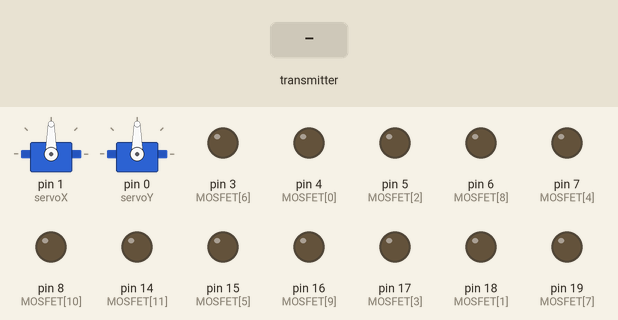
A sketch run on a simulated Arduino Uno, built with avr-gcc and run on an emulated ATmega328P. Parts: 2 × servo, output pins drawn as LEDs (lit = HIGH). Inputs (shaded band) come from the test bench. No radio packets arrive unless stated.

Above: at 1.2 s.
1.3 s: the transmitter starts sending in_data.0 = 0
At 4.1 s:
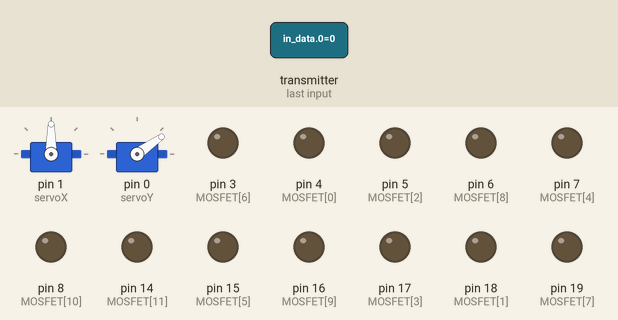
4.3 s: the transmitter starts sending in_data.0 = 512
At 5.5 s:
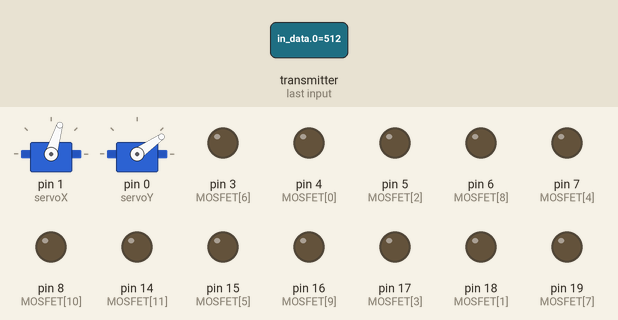
5.8 s: the transmitter starts sending in_data.0 = 1023
At 6.7 s:
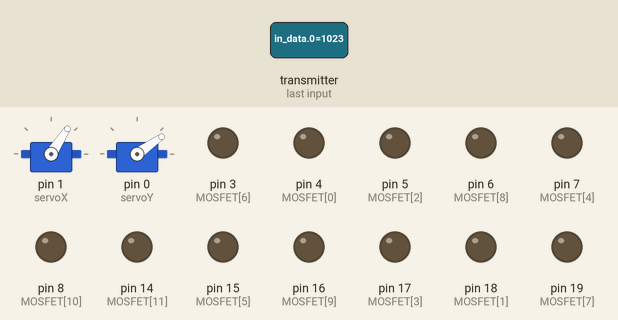
Timing chart, 0 to 8.8 s (numbered marks = the images above; inputs shaded):
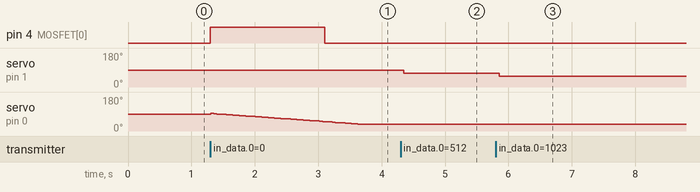

The sketch:

pyroRX.ino
```cpp
/*
  Arduino based FPV RC turret
  https://github.com/AlexGyver/EnglishProjects/tree/master/RC_Turret
  Created 2017
  by AlexGyver
  AlexGyver Technologies
  for MadGyver YouTube channel
*/

#define FUSE_TIME 1800  // fuse powering time
int posX0 = 1470;     	// start position of X servo (360 servo doesn't move at ~1500 signal)
int posY = 1500;      	// start position of Y servo

#include <SPI.h>
#include "nRF24L01.h"
#include "RF24.h"
#include <Servo.h>

Servo servoX, servoY;

byte MOSFET[12] = {4, 18, 5, 17, 7, 15, 3, 19, 6, 16, 8, 14}; // mosfet pins in order
boolean FLAGS[12]; 				// state flags {0,0,0,0,0,0,0,0}
unsigned long TIMES[12]; 		// mosfet timers

byte fuse_number;
boolean launch, launch_flag;
int in_data[3] = {0, 512, 512};
byte pipeNo;

RF24 radio(9, 10);

byte address[][6] = {"1Node", "2Node", "3Node", "4Node", "5Node", "6Node"};

int posX;
int errorX, errorY;
unsigned long last;

void setup() {
  //Serial.begin(9600); // debug

  servoX.attach(1);
  servoY.attach(0);

  for (int i = 0; i <= 11; i++) {
    pinMode(MOSFET[i], OUTPUT);
  }

  // ******************* NRF config *******************
  radio.begin();
  radio.setAutoAck(1);
  radio.setRetries(0, 15);
  radio.enableAckPayload();
  radio.setPayloadSize(6);
  radio.openReadingPipe(1, address[0]);

  radio.setChannel(0x60);		// СHANNEL!!!

  radio.setPALevel (RF24_PA_MAX);
  radio.setDataRate (RF24_1MBPS);
  radio.powerUp();
  radio.startListening();
}

void loop() {

  if (millis() - last > 3) {	// every 3 ms
    posX = posX0 - errorX / 3; 	// servo speed (X axis)
    posY = posY - errorY / 300; // servo Y axis

    posX = constrain(posX, 900, 2000);
    posY = constrain(posY, 900, 2000);

    last = millis();
  }

  while ( radio.available(&pipeNo)) {
    radio.read( &in_data, sizeof(in_data) );

    errorX = in_data[0];	// servo X value
    errorY = in_data[1];	// servo Y value

    servoX.writeMicroseconds(posX);
    servoY.writeMicroseconds(posY);

    launch = in_data[2];	// fuse value

    if (launch == 1 && launch_flag == 0) {
      launch_flag = 1;

      if (FLAGS[fuse_number] == 0) {
        FLAGS[fuse_number] = 1;                           // flag for this fuse
        TIMES[fuse_number] = millis();                    // remember time for this fuse
        digitalWrite(MOSFET[fuse_number], HIGH);          // activate fuse
        //Serial.print("Fuse #"); Serial.print(fuse_number); Serial.println(" ON");
      }
      fuse_number++;
      if (fuse_number > 11) fuse_number = 0;
    }
    if (launch == 0 && launch_flag == 1) {
      launch_flag = 0;
    }

  }

  for (int i = 0; i <= 11; i++) {                                   // for every fuse
    if (millis() - TIMES[i] > FUSE_TIME && FLAGS[i] == 1) {         // if timer overflow
      digitalWrite(MOSFET[i], LOW);                                 // disable fuse
      FLAGS[i] = 0;
      //Serial.print("Fuse #"); Serial.print(i); Serial.println(" OFF");
    }
  }
}
```

Measured:
- after the input at 1.3 s, pin 4 (MOSFET[0]): LOW → HIGH at once, → LOW 1.8 s later
- after the input at 4.3 s, servo on pin 1 (servoX): 90° → 73° after 0.05 s
- after the input at 5.8 s, servo on pin 1 (servoX): 73° → 57° after 0.05 s
